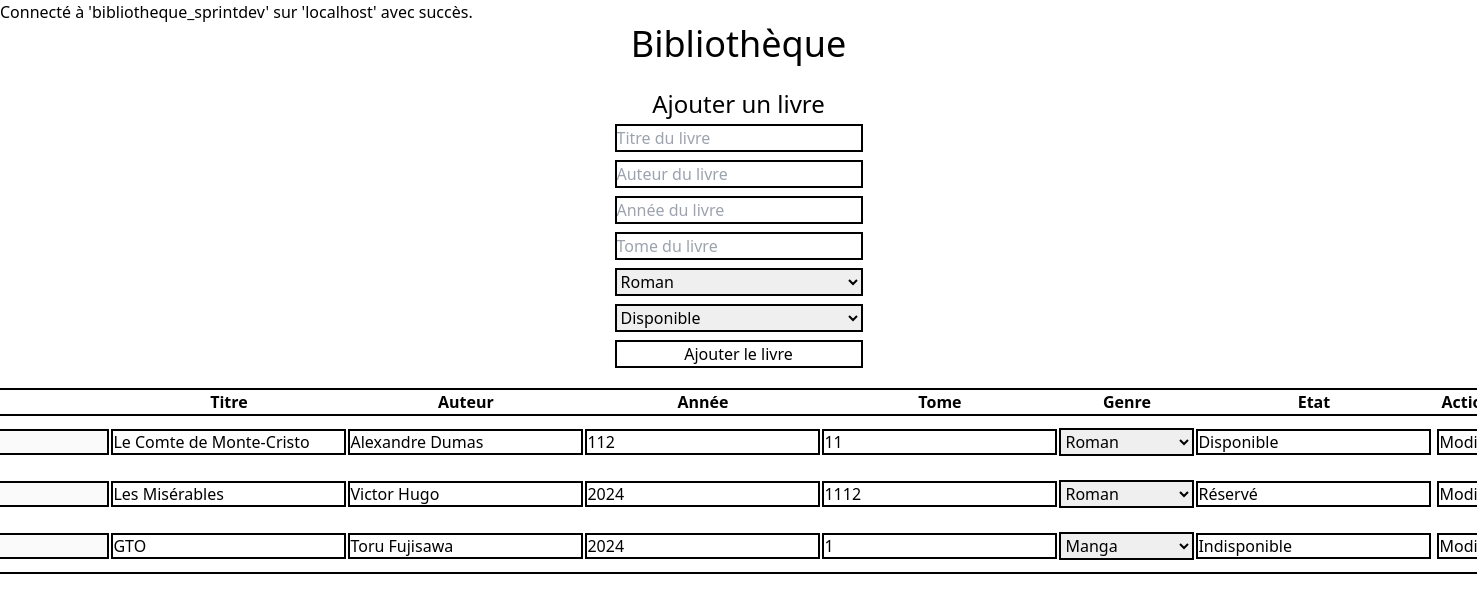
The page / on the database its author committed.
### tables this page shows
CREATE TABLE livre (
  id_livre int(10) NOT NULL,
  nom_livre varchar(255) DEFAULT NULL,
  genre_livre varchar(255) DEFAULT NULL,
  auteur_livre varchar(255) DEFAULT NULL,
  annee_livre int(10) DEFAULT NULL,
  tome_livre int(10) DEFAULT NULL,
  etat_livre varchar(255) NOT NULL DEFAULT 'Disponible'
);

### src/index.php (the view, shortened to what this page needs)
<?php
require_once 'includes/dbh.inc.php';
$products = $pdo->query("SELECT * FROM livre")->fetchAll();
$genres = $pdo->query("SELECT DISTINCT nom FROM genre")->fetchAll(PDO::FETCH_COLUMN);
?>
<!doctype html>
<html>
<head>
  <link href="output.css" rel="stylesheet">
</head>
<body>
  <div class="flex-col flex justify-center items-center">
    <h1 class="text-4xl"> Bibliothèque </h1><br>
    <h1 class="text-2xl"> Ajouter un livre </h1>
  </div>
  <div class="flex justify-center items-center">
    <form class="flex-col flex w-64" action="includes/add_book.inc.php" method="post">
      <input placeholder="Titre du livre" class="border-black border-2 m-1" type="text" name="nom_livre" id="nom_livre" required>
      <input placeholder="Auteur du livre" class="border-black border-2 m-1" type="text" name="auteur_livre" id="auteur_livre" required>
      <input placeholder="Année du livre" class="border-black border-2 m-1" type="number" name="annee_livre" id="annee_livre" required>
      <input placeholder="Tome du livre" class="border-black border-2 m-1" type="number" name="tome_livre" id="tome_livre" min="1" required>
      <select placeholder="Genre du livre" class="border-black border-2 m-1" name="genre_livre" id="genre_livre" required>
        <?php foreach ($genres as $genre) : ?>
          <option value="<?= $genre ?>"><?= $genre ?></option>
        <?php endforeach; ?>
      </select>
      <select placeholder="Etat du livre" class="border-black border-2 m-1" name="etat_livre" id="etat_livre" required>
        <option value="Disponible">Disponible</option>
      </select>
      <button class="border-black border-2 m-1 hover:bg-black transition:2s hover:text-white animate-fade" type="submit">Ajouter le livre</button>
    </form>
  </div>
  <div class="flex justify-center items-center">
    <table class="flex-col border-2 border-black justify-center items-center">
      <thead>
        <tr class="border-black border-2 ">
          <th>Id</th>
          <th>Titre</th>
          <th>Auteur</th>
          <th>Année</th>
          <th>Tome</th>
          <th>Genre</th>
          <th>Etat</th>
          <th>Actions</th>
        </tr>
      </thead>
      <tbody>
        <?php foreach ($products as $product) : ?>
          <tr>
            <form action="includes/update_book.inc.php" method="post">
              <td><input class="border-2 BORDER-black" type="text" name="id_livre" value="<?= $product["id_livre"] ?>" disabled></td>
              <td><input class="border-2 BORDER-black" type="text" name="nom_livre" value="<?= $product["nom_livre"] ?>" required></td>
              <td><input class="border-2 BORDER-black" type="text" name="auteur_livre" value="<?= $product["auteur_livre"] ?>" required></td>
              <td><input class="border-2 BORDER-black" type="text" name="annee_livre" value="<?= $product["annee_livre"] ?>" required></td>
              <td><input class="border-2 BORDER-black" type="text" name="tome_livre" value="<?= $product["tome_livre"] ?>" min="1" required></td>
              <td><select class="border-2 BORDER-black" name="genre_livre" required>
                  <?php foreach ($genres as $genre) : ?>
                    <option value="<?= $genre ?>" <?= $product["genre_livre"] === $genre ? "selected" : "" ?>><?= $genre ?></option>
                  <?php endforeach; ?>
                </select>
              </td>
              <td><input class="border-2 BORDER-black" type="text" name="etat_livre" value="<?= $product["etat_livre"] ?>" required></td>
              <td>
                <button class="border-black border-2 m-1 hover:bg-black transition:2s hover:text-white animate-fade" type="submit">Modifier</button>
              </td>
            </form>
          </tr>
        <?php endforeach; ?>
      </tbody>
    </table>
  </div>
</body>
</html>

### src/includes/dbh.inc.php (shortened to what this page needs)
<?php
$host = "localhost";
$dbName = "bibliotheque_sprintdev";
try {
    echo "Connecté à '$dbName' sur '$host' avec succès.";
} catch (PDOException $e) {
    echo "Database connection failed: " . $e->getMessage();
}

### rows shown on the page
livre: id_livre "32", nom_livre "Le Comte de Monte-Cristo", auteur_livre "Alexandre Dumas", annee_livre "112", tome_livre "11", genre_livre "Roman", etat_livre "Disponible"
livre: id_livre "35", nom_livre "Les Misérables", auteur_livre "Victor Hugo", annee_livre "2024", tome_livre "1112", genre_livre "Roman", etat_livre "Réservé"
livre: id_livre "36", nom_livre "GTO", auteur_livre "Toru Fujisawa", annee_livre "2024", tome_livre "1", genre_livre "Manga", etat_livre "Indisponible"

### other values the page prints
$dbName "bibliotheque_sprintdev"
$host "localhost"
form field genre_livre "Roman"
